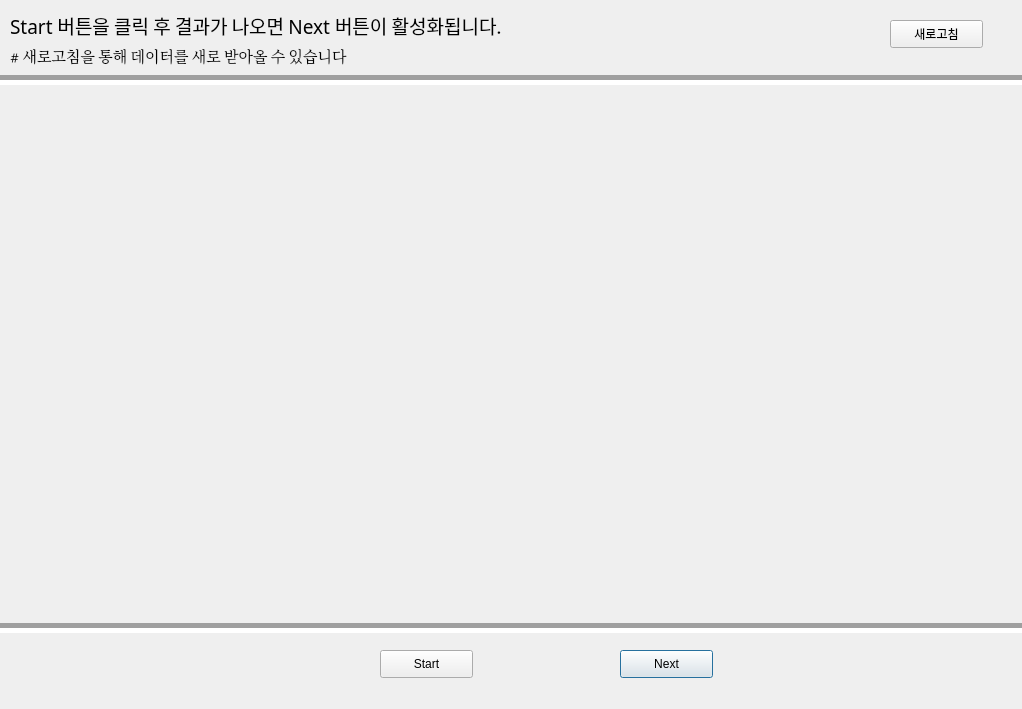
<?xml version="1.0" encoding="UTF-8"?>
<ui version="4.0">
 <class>Dialog</class>
 <widget class="QDialog" name="Dialog">
  <property name="geometry">
   <rect>
    <x>0</x>
    <y>0</y>
    <width>1022</width>
    <height>709</height>
   </rect>
  </property>
  <property name="windowTitle">
   <string>Dialog</string>
  </property>
  <widget class="QLabel" name="img">
   <property name="geometry">
    <rect>
     <x>170</x>
     <y>100</y>
     <width>981</width>
     <height>501</height>
    </rect>
   </property>
   <property name="text">
    <string/>
   </property>
  </widget>
  <widget class="QPushButton" name="next">
   <property name="geometry">
    <rect>
     <x>620</x>
     <y>650</y>
     <width>93</width>
     <height>28</height>
    </rect>
   </property>
   <property name="text">
    <string>Next</string>
   </property>
  </widget>
  <widget class="Line" name="line">
   <property name="geometry">
    <rect>
     <x>-10</x>
     <y>70</y>
     <width>1041</width>
     <height>20</height>
    </rect>
   </property>
   <property name="lineWidth">
    <number>5</number>
   </property>
   <property name="orientation">
    <enum>Qt::Horizontal</enum>
   </property>
  </widget>
  <widget class="QLabel" name="label">
   <property name="geometry">
    <rect>
     <x>10</x>
     <y>-10</y>
     <width>711</width>
     <height>71</height>
    </rect>
   </property>
   <property name="font">
    <font>
     <family>Bell MT</family>
     <pointsize>14</pointsize>
    </font>
   </property>
   <property name="text">
    <string>Start 버튼을 클릭 후 결과가 나오면 Next 버튼이 활성화됩니다.</string>
   </property>
  </widget>
  <widget class="Line" name="line_2">
   <property name="geometry">
    <rect>
     <x>-10</x>
     <y>620</y>
     <width>1041</width>
     <height>16</height>
    </rect>
   </property>
   <property name="lineWidth">
    <number>5</number>
   </property>
   <property name="orientation">
    <enum>Qt::Horizontal</enum>
   </property>
  </widget>
  <widget class="QPushButton" name="start">
   <property name="geometry">
    <rect>
     <x>380</x>
     <y>650</y>
     <width>93</width>
     <height>28</height>
    </rect>
   </property>
   <property name="text">
    <string>Start</string>
   </property>
  </widget>
  <widget class="QPushButton" name="clear">
   <property name="geometry">
    <rect>
     <x>890</x>
     <y>20</y>
     <width>93</width>
     <height>28</height>
    </rect>
   </property>
   <property name="text">
    <string>새로고침</string>
   </property>
  </widget>
  <widget class="QLabel" name="label_2">
   <property name="geometry">
    <rect>
     <x>10</x>
     <y>40</y>
     <width>531</width>
     <height>31</height>
    </rect>
   </property>
   <property name="font">
    <font>
     <family>Cambria</family>
     <pointsize>11</pointsize>
     <weight>50</weight>
     <bold>false</bold>
    </font>
   </property>
   <property name="text">
    <string># 새로고침을 통해 데이터를 새로 받아올 수 있습니다</string>
   </property>
  </widget>
 </widget>
 <resources/>
 <connections/>
</ui>
